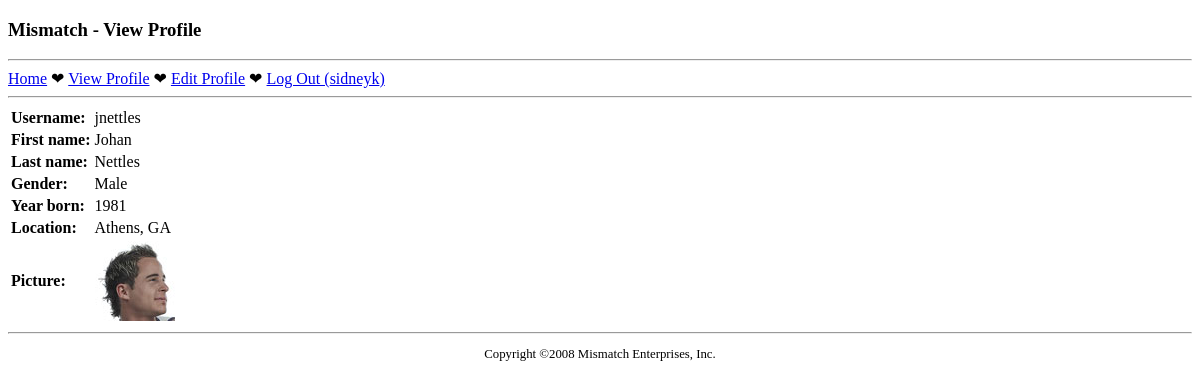
Screenshot of /WebProgrammingClass/mismatchfinal/viewprofile.php?user_id=11 (signed in) with the database file from the repository.
### tables this page shows
CREATE TABLE `mismatch_user` (
  `user_id` INT AUTO_INCREMENT,
  `username` VARCHAR(32),
  `password` VARCHAR(40),
  `join_date` DATETIME,
  `first_name` VARCHAR(32),
  `last_name` VARCHAR(32),
  `gender` VARCHAR(1),
  `birthdate` DATE,
  `city` VARCHAR(32),
  `state` VARCHAR(2),
  `picture` VARCHAR(32),
  PRIMARY KEY (`user_id`)
);

### WebProgrammingClass/mismatchfinal/viewprofile.php (the view, shortened to what this page needs)
<?php
  require_once('header.php');
  require_once('navmenu.php');
  $dbc = mysqli_connect(DB_HOST, DB_USER, DB_PASSWORD, DB_NAME);
  if (!isset($_GET['user_id'])) {
    $query = "SELECT username, first_name, last_name, gender, birthdate, city, state, picture FROM mismatch_user WHERE user_id = '" . $_SESSION['user_id'] . "'";
  }
  else {
    $query = "SELECT username, first_name, last_name, gender, birthdate, city, state, picture FROM mismatch_user WHERE user_id = '" . $_GET['user_id'] . "'";
  }
  $data = mysqli_query($dbc, $query);
  if (mysqli_num_rows($data) == 1) {
    $row = mysqli_fetch_array($data);
    echo '<table>';
    if (!empty($row['username'])) {
      echo '<tr><td class="label">Username:</td><td>' . $row['username'] . '</td></tr>';
    }
    if (!empty($row['first_name'])) {
      echo '<tr><td class="label">First name:</td><td>' . $row['first_name'] . '</td></tr>';
    }
    if (!empty($row['last_name'])) {
      echo '<tr><td class="label">Last name:</td><td>' . $row['last_name'] . '</td></tr>';
    }
    if (!empty($row['gender'])) {
      echo '<tr><td class="label">Gender:</td><td>';
      if ($row['gender'] == 'M') {
        echo 'Male';
      }
      echo '</td></tr>';
    }
    if (!empty($row['birthdate'])) {
      if (!isset($_GET['user_id']) || ($_SESSION['user_id'] == $_GET['user_id'])) {
        echo '<tr><td class="label">Birthdate:</td><td>' . $row['birthdate'] . '</td></tr>';
      }
      else {
        list($year, $month, $day) = explode('-', $row['birthdate']);
        echo '<tr><td class="label">Year born:</td><td>' . $year . '</td></tr>';
      }
    }
    if (!empty($row['city']) || !empty($row['state'])) {
      echo '<tr><td class="label">Location:</td><td>' . $row['city'] . ', ' . $row['state'] . '</td></tr>';
    }
    if (!empty($row['picture'])) {
      echo '<tr><td class="label">Picture:</td><td><img src="' . MM_UPLOADPATH . $row['picture'] .
        '" alt="Profile Picture" /></td></tr>';
    }
    echo '</table>';
  }
  else {
    echo '<p class="error">There was a problem accessing your profile.</p>';
  }
?>
<?php
  require_once('footer.php');
?>

### WebProgrammingClass/mismatchfinal/style.css (style rules this page uses)
td.label { font-weight: bold; }

### rows the page displays
mismatch_user: username "jnettles", first_name "Johan", last_name "Nettles", city "Athens", state "GA", picture (picture)

### other values shown
$page_title "View Profile"
$_SESSION['username'] "sidneyk"
$year "1981"
